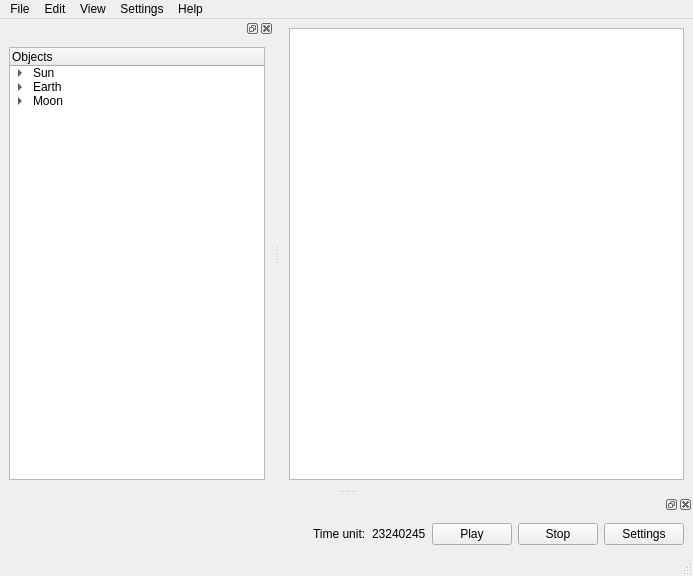
<?xml version="1.0" encoding="UTF-8"?>
<ui version="4.0">
 <class>MainWindow</class>
 <widget class="QMainWindow" name="MainWindow">
  <property name="geometry">
   <rect>
    <x>0</x>
    <y>0</y>
    <width>693</width>
    <height>576</height>
   </rect>
  </property>
  <property name="windowTitle">
   <string>My Solar System</string>
  </property>
  <widget class="QWidget" name="centralwidget">
   <layout class="QVBoxLayout" name="verticalLayout">
    <item>
     <layout class="QHBoxLayout" name="horizontalLayout">
      <item>
       <widget class="QGraphicsView" name="graphicsView">
        <property name="sizePolicy">
         <sizepolicy hsizetype="Expanding" vsizetype="Expanding">
          <horstretch>0</horstretch>
          <verstretch>0</verstretch>
         </sizepolicy>
        </property>
       </widget>
      </item>
     </layout>
    </item>
   </layout>
  </widget>
  <widget class="QStatusBar" name="statusbar"/>
  <widget class="QMenuBar" name="menubar">
   <property name="geometry">
    <rect>
     <x>0</x>
     <y>0</y>
     <width>693</width>
     <height>25</height>
    </rect>
   </property>
   <widget class="QMenu" name="menuFile">
    <property name="title">
     <string>File</string>
    </property>
    <widget class="QMenu" name="menuRecent_Simulations">
     <property name="title">
      <string>Recent Simulations</string>
     </property>
     <addaction name="actionTest_xml"/>
    </widget>
    <addaction name="actionNew_Simulation"/>
    <addaction name="actionOpen"/>
    <addaction name="menuRecent_Simulations"/>
    <addaction name="separator"/>
    <addaction name="actionSave"/>
    <addaction name="separator"/>
    <addaction name="actionQuit"/>
   </widget>
   <widget class="QMenu" name="menuEdit">
    <property name="title">
     <string>Edit</string>
    </property>
    <addaction name="actionNew_Object"/>
   </widget>
   <widget class="QMenu" name="menuSettings">
    <property name="title">
     <string>Settings</string>
    </property>
    <addaction name="actionPrefenrences"/>
   </widget>
   <widget class="QMenu" name="menuAbout_MySolarSystem">
    <property name="title">
     <string>Help</string>
    </property>
    <addaction name="actionAbout_MySolarSystem"/>
   </widget>
   <widget class="QMenu" name="menuView">
    <property name="title">
     <string>View</string>
    </property>
    <widget class="QMenu" name="menuShow">
     <property name="title">
      <string>Show</string>
     </property>
     <addaction name="actionObject_tree"/>
    </widget>
    <addaction name="actionFull_screen"/>
    <addaction name="actionLeave_Full_Screen"/>
    <addaction name="separator"/>
    <addaction name="menuShow"/>
   </widget>
   <addaction name="menuFile"/>
   <addaction name="menuEdit"/>
   <addaction name="menuView"/>
   <addaction name="menuSettings"/>
   <addaction name="menuAbout_MySolarSystem"/>
  </widget>
  <widget class="QDockWidget" name="dockWidget_2">
   <attribute name="dockWidgetArea">
    <number>1</number>
   </attribute>
   <widget class="QWidget" name="dockWidgetContents_2">
    <layout class="QHBoxLayout" name="horizontalLayout_2">
     <item>
      <widget class="QTreeWidget" name="treeWidget">
       <column>
        <property name="text">
         <string>Objects</string>
        </property>
       </column>
       <item>
        <property name="text">
         <string>Sun</string>
        </property>
        <item>
         <property name="text">
          <string>Mass: 2000</string>
         </property>
        </item>
       </item>
       <item>
        <property name="text">
         <string>Earth</string>
        </property>
        <item>
         <property name="text">
          <string>Mass: 200</string>
         </property>
        </item>
       </item>
       <item>
        <property name="text">
         <string>Moon</string>
        </property>
        <item>
         <property name="text">
          <string>Mass: 10</string>
         </property>
        </item>
       </item>
      </widget>
     </item>
    </layout>
   </widget>
  </widget>
  <widget class="QDockWidget" name="dockWidget_3">
   <attribute name="dockWidgetArea">
    <number>8</number>
   </attribute>
   <widget class="QWidget" name="dockWidgetContents_5">
    <layout class="QHBoxLayout" name="horizontalLayout_3">
     <item>
      <spacer name="horizontalSpacer">
       <property name="orientation">
        <enum>Qt::Horizontal</enum>
       </property>
       <property name="sizeHint" stdset="0">
        <size>
         <width>40</width>
         <height>20</height>
        </size>
       </property>
      </spacer>
     </item>
     <item>
      <widget class="QLabel" name="label">
       <property name="text">
        <string>Time unit:</string>
       </property>
      </widget>
     </item>
     <item>
      <widget class="QLabel" name="label_2">
       <property name="text">
        <string>23240245</string>
       </property>
      </widget>
     </item>
     <item>
      <widget class="QPushButton" name="pushButton_2">
       <property name="text">
        <string>Play</string>
       </property>
      </widget>
     </item>
     <item>
      <widget class="QPushButton" name="pushButton">
       <property name="text">
        <string>Stop</string>
       </property>
      </widget>
     </item>
     <item>
      <widget class="QPushButton" name="pushButton_3">
       <property name="text">
        <string>Settings</string>
       </property>
      </widget>
     </item>
    </layout>
   </widget>
  </widget>
  <action name="actionNew_Simulation">
   <property name="text">
    <string>New...</string>
   </property>
  </action>
  <action name="actionOpen">
   <property name="text">
    <string>Open...</string>
   </property>
  </action>
  <action name="actionTest_xml">
   <property name="text">
    <string>test.xml</string>
   </property>
  </action>
  <action name="actionSave">
   <property name="text">
    <string>Save</string>
   </property>
  </action>
  <action name="actionQuit">
   <property name="text">
    <string>Quit</string>
   </property>
  </action>
  <action name="actionPrefenrences">
   <property name="text">
    <string>Prefenrences</string>
   </property>
  </action>
  <action name="actionAbout_MySolarSystem">
   <property name="text">
    <string>About MySolarSystem</string>
   </property>
  </action>
  <action name="actionNew_Object">
   <property name="text">
    <string>New Object</string>
   </property>
  </action>
  <action name="actionFull_screen">
   <property name="text">
    <string>Full Screen</string>
   </property>
  </action>
  <action name="actionLeave_Full_Screen">
   <property name="text">
    <string>Leave Full Screen</string>
   </property>
  </action>
  <action name="actionObject_tree">
   <property name="checkable">
    <bool>true</bool>
   </property>
   <property name="checked">
    <bool>true</bool>
   </property>
   <property name="text">
    <string>Object tree</string>
   </property>
  </action>
 </widget>
 <resources/>
 <connections>
  <connection>
   <sender>actionQuit</sender>
   <signal>activated()</signal>
   <receiver>MainWindow</receiver>
   <slot>close()</slot>
   <hints>
    <hint type="sourcelabel">
     <x>-1</x>
     <y>-1</y>
    </hint>
    <hint type="destinationlabel">
     <x>371</x>
     <y>265</y>
    </hint>
   </hints>
  </connection>
  <connection>
   <sender>actionNew_Object</sender>
   <signal>activated()</signal>
   <receiver>MainWindow</receiver>
   <slot>close()</slot>
   <hints>
    <hint type="sourcelabel">
     <x>-1</x>
     <y>-1</y>
    </hint>
    <hint type="destinationlabel">
     <x>371</x>
     <y>265</y>
    </hint>
   </hints>
  </connection>
  <connection>
   <sender>actionFull_screen</sender>
   <signal>activated()</signal>
   <receiver>MainWindow</receiver>
   <slot>showFullScreen()</slot>
   <hints>
    <hint type="sourcelabel">
     <x>-1</x>
     <y>-1</y>
    </hint>
    <hint type="destinationlabel">
     <x>371</x>
     <y>265</y>
    </hint>
   </hints>
  </connection>
  <connection>
   <sender>actionLeave_Full_Screen</sender>
   <signal>activated()</signal>
   <receiver>MainWindow</receiver>
   <slot>showNormal()</slot>
   <hints>
    <hint type="sourcelabel">
     <x>-1</x>
     <y>-1</y>
    </hint>
    <hint type="destinationlabel">
     <x>371</x>
     <y>265</y>
    </hint>
   </hints>
  </connection>
  <connection>
   <sender>actionObject_tree</sender>
   <signal>toggled(bool)</signal>
   <receiver>dockWidget_2</receiver>
   <slot>setVisible(bool)</slot>
   <hints>
    <hint type="sourcelabel">
     <x>-1</x>
     <y>-1</y>
    </hint>
    <hint type="destinationlabel">
     <x>106</x>
     <y>280</y>
    </hint>
   </hints>
  </connection>
 </connections>
</ui>
